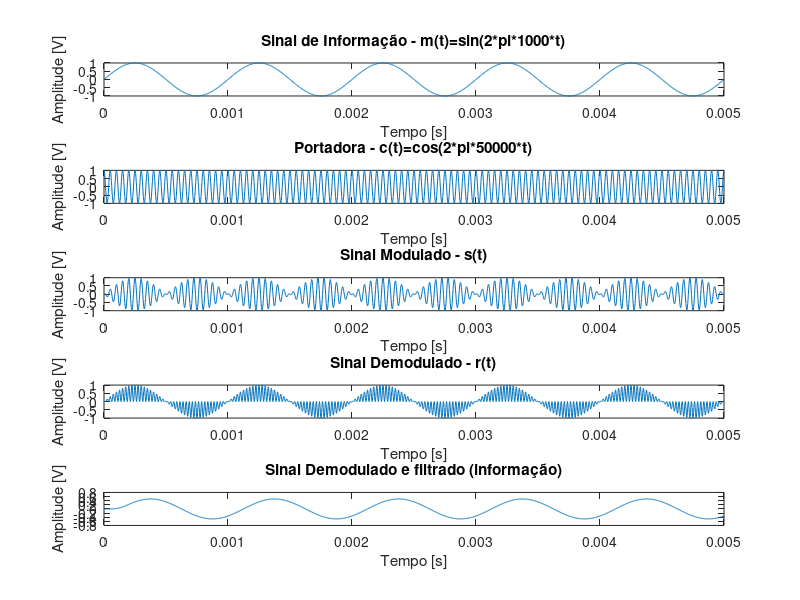
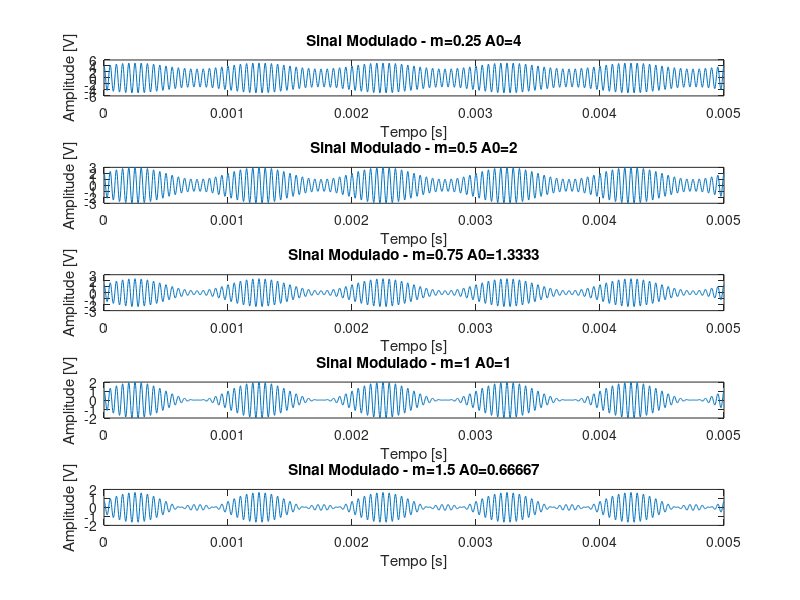

Write MATLAB code to recreate these figures, in order.
close all;
clear all;
clc;

Ac = 1; % Amplitude portadora
Am = 1; % Amplitude sinal
fc = 20e3; % Frequencia da portadora
fm = 1e3; % Frequencia do sinal
fa = 20*fc; % Frequencia de amostragem
f_cut = 4e3; % Frequencia de corte filtro fir1
n = 100; % Ordem do filtro fir1
t = [0:1/fa:0.005];
m = 0.5; % Fator de modulacao
Ao = Am/m;

% • Realizar um processo de modulação AM DSB e AM DSB-SC
c_t = Ac*cos(2*pi*fc*t);
m_t = Am*sin(2*pi*fm*t);
s_t_dsb_sc = c_t.*m_t; % sinal modulado em dsb sc


% • Para o caso da modulação AM DSB-SC, realizar o processo
% de demodulação utilizando a função 'fir1'
r_t_dsb_sc = s_t_dsb_sc.*c_t; % sinal demodulado
filtro_PB = fir1(n, (f_cut*2)/fa)';
info_dsb_sc = filter(filtro_PB, 1, r_t_dsb_sc);

% Plots para DSB SC
figure(1)
subplot(511)
plot(t, m_t)
title('Sinal de Informação - m(t)=sin(2*pi*1000*t)')
xlabel('Tempo [s]')
ylabel('Amplitude [V]')

subplot(512)
plot(t, c_t)
title('Portadora - c(t)=cos(2*pi*50000*t)')
xlabel('Tempo [s]')
ylabel('Amplitude [V]')

subplot(513)
plot(t, s_t_dsb_sc)
title('Sinal Modulado - s(t)')
xlabel('Tempo [s]')
ylabel('Amplitude [V]')

subplot(514)
plot(t, r_t_dsb_sc)
title('Sinal Demodulado - r(t)')
xlabel('Tempo [s]')
ylabel('Amplitude [V]')

subplot(515)
plot(t, info_dsb_sc);
title('Sinal Demodulado e filtrado (informação)')
xlabel('Tempo [s]')
ylabel('Amplitude [V]')


% • Para o caso da modulaçao AM DSB, variar o 'fator de
% modulação' (0.25; 0.5; 0.75 e 1 e 1.5) e observar os efeitos no
% sinal modulado
figure(2)
m = 0.25; Ao = Am/m
s_t_dsb = (m_t + Ao).*c_t; % sinal modulado em dsb
subplot(511)
plot(t, s_t_dsb)
title(['Sinal Modulado - m=0.25 A0=', num2str(Ao)])
xlabel('Tempo [s]')
ylabel('Amplitude [V]')

m = 0.5; Ao = Am/m
s_t_dsb = (m_t + Ao).*c_t;
subplot(512)
plot(t, s_t_dsb)
title(['Sinal Modulado - m=0.5 A0=', num2str(Ao)])
xlabel('Tempo [s]')
ylabel('Amplitude [V]')

m = 0.75; Ao = Am/m
s_t_dsb = (m_t + Ao).*c_t;
subplot(513)
plot(t, s_t_dsb)
title(['Sinal Modulado - m=0.75 A0=', num2str(Ao)])
xlabel('Tempo [s]')
ylabel('Amplitude [V]')

m = 1; Ao = Am/m
s_t_dsb = (m_t + Ao).*c_t;
subplot(514)
plot(t, s_t_dsb)
title(['Sinal Modulado - m=1 A0=', num2str(Ao)])
xlabel('Tempo [s]')
ylabel('Amplitude [V]')

m = 1.5; Ao = Am/m
s_t_dsb = (m_t + Ao).*c_t;
subplot(515)
plot(t, s_t_dsb)
title(['Sinal Modulado - m=1.5 A0=', num2str(Ao)])
xlabel('Tempo [s]')
ylabel('Amplitude [V]')

% figure(3)
% subplot(211)
% plot(t, m_t)
% subplot(212)
% plot(t, c_t)
